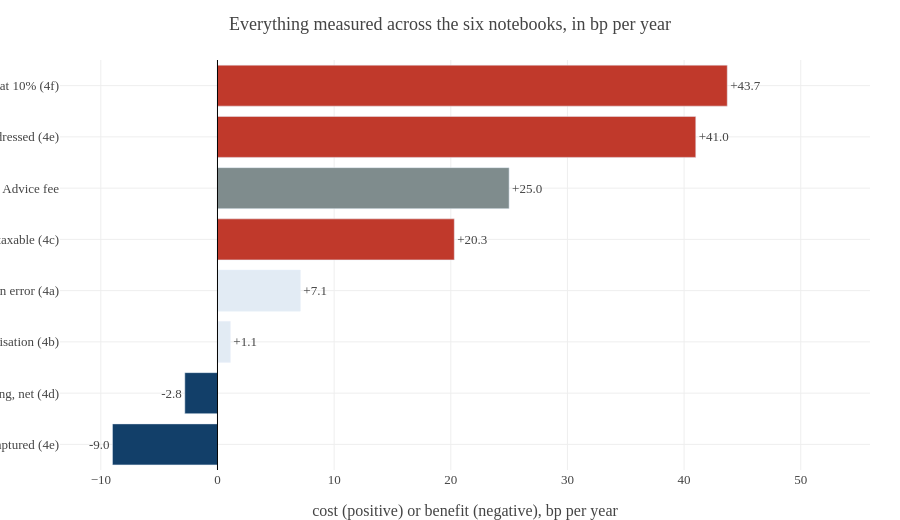

The notebook cell saved with this chart:
### Code cell
s = stack.sort_values('bp p.a.')
cols = [NAVY if v < 0 else (GREY if 'fee' in i.lower() else
        (RED if v > 20 else BAND)) for i, v in zip(s['Item'], s['bp p.a.'])]
fig = go.Figure(go.Bar(x=s['bp p.a.'], y=s['Item'], orientation='h', marker_color=cols,
                       text=[f"{v:+.1f}" for v in s['bp p.a.']], textposition='outside',
                       hovertemplate='%{y}<br>%{x:+.1f} bp p.a.<extra></extra>'))
fig.add_vline(x=0, line=dict(color='black', width=1))
fig.update_layout(template=TEMPLATE, height=520, showlegend=False,
                  title_text='Everything measured across the six notebooks, in bp per year',
                  xaxis_title='cost (positive) or benefit (negative), bp per year',
                  xaxis_range=[min(s['bp p.a.']) * 1.5, max(s['bp p.a.']) * 1.28])
fig.show()

### Figure 1 — Plotly figure (JSON) as saved in the notebook; plotly's stock layout.template omitted (floating-point values rounded to 4 significant figures)
{"data": [{"hovertemplate": "%{y}<br>%{x:+.1f} bp p.a.<extra></extra>", "marker": {"color": ["#123F69", "#123F69", "#E2EBF4", "#E2EBF4", "#C0392B", "#7F8C8D", "#C0392B", "#C0392B"]}, "orientation": "h", "text": ["-9.0", "-2.8", "+1.1", "+7.1", "+20.3", "+25.0", "+41.0", "+43.7"], "textposition": "outside", "type": "bar", "x": [-9.0, -2.8, 1.1, 7.1, 20.3, 25.0, 41.0, 43.7], "y": ["Behaviour model, captured (4e)", "Tax-loss harvesting, net (4d)", "Ladder discretisation (4b)", "Elicitation error (4a)", "Rebalancing, 5pp band, taxable (4c)", "Advice fee", "Panic selling, unaddressed (4e)", "Cash drag at 10% (4f)"]}], "layout": {"height": 520, "shapes": [{"line": {"color": "black", "width": 1}, "type": "line", "x0": 0, "x1": 0, "xref": "x", "y0": 0, "y1": 1, "yref": "y domain"}], "showlegend": false, "title": {"text": "Everything measured across the six notebooks, in bp per year"}, "xaxis": {"range": [-13.5, 55.94], "title": {"text": "cost (positive) or benefit (negative), bp per year"}}}}
